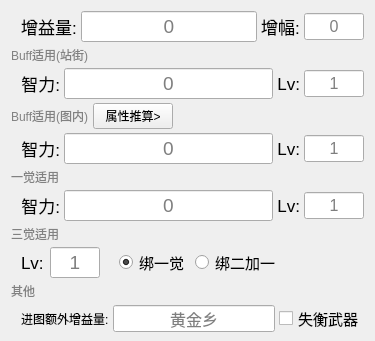
                   <widget class="QWidget" name="tab1">
                    <attribute name="title">
                     <string>基础属性</string>
                    </attribute>
                    <layout class="QVBoxLayout" name="verticalLayout">
                     <property name="spacing">
                      <number>4</number>
                     </property>
                     <property name="bottomMargin">
                      <number>8</number>
                     </property>
                     <item>
                      <layout class="QHBoxLayout" name="horizontalLayout_7">
                       <property name="leftMargin">
                        <number>10</number>
                       </property>
                       <item>
                        <widget class="QLabel" name="label_31">
                         <property name="font">
                          <font>
                           <family>Arial</family>
                           <pointsize>13</pointsize>
                           <weight>50</weight>
                           <bold>false</bold>
                          </font>
                         </property>
                         <property name="text">
                          <string>增益量:</string>
                         </property>
                         <property name="alignment">
                          <set>Qt::AlignCenter</set>
                         </property>
                        </widget>
                       </item>
                       <item>
                        <widget class="QLineEdit" name="buff_amount_out_map">
                         <property name="font">
                          <font>
                           <pointsize>14</pointsize>
                          </font>
                         </property>
                         <property name="inputMethodHints">
                          <set>Qt::ImhNone</set>
                         </property>
                         <property name="inputMask">
                          <string notr="true"/>
                         </property>
                         <property name="text">
                          <string/>
                         </property>
                         <property name="maxLength">
                          <number>32767</number>
                         </property>
                         <property name="alignment">
                          <set>Qt::AlignCenter</set>
                         </property>
                         <property name="placeholderText">
                          <string>0</string>
                         </property>
                         <property name="clearButtonEnabled">
                          <bool>false</bool>
                         </property>
                        </widget>
                       </item>
                       <item>
                        <widget class="QLabel" name="label_32">
                         <property name="font">
                          <font>
                           <family>Arial</family>
                           <pointsize>13</pointsize>
                           <weight>50</weight>
                           <bold>false</bold>
                          </font>
                         </property>
                         <property name="text">
                          <string>增幅:</string>
                         </property>
                         <property name="alignment">
                          <set>Qt::AlignCenter</set>
                         </property>
                        </widget>
                       </item>
                       <item>
                        <widget class="QLineEdit" name="buff_amount_enh">
                         <property name="minimumSize">
                          <size>
                           <width>50</width>
                           <height>0</height>
                          </size>
                         </property>
                         <property name="maximumSize">
                          <size>
                           <width>60</width>
                           <height>16777215</height>
                          </size>
                         </property>
                         <property name="font">
                          <font>
                           <pointsize>12</pointsize>
                          </font>
                         </property>
                         <property name="alignment">
                          <set>Qt::AlignCenter</set>
                         </property>
                         <property name="placeholderText">
                          <string>0</string>
                         </property>
                        </widget>
                       </item>
                      </layout>
                     </item>
                     <item>
                      <widget class="QLabel" name="label">
                       <property name="maximumSize">
                        <size>
                         <width>16777215</width>
                         <height>20</height>
                        </size>
                       </property>
                       <property name="styleSheet">
                        <string notr="true">color:rgb(129, 129, 129)</string>
                       </property>
                       <property name="frameShadow">
                        <enum>QFrame::Plain</enum>
                       </property>
                       <property name="lineWidth">
                        <number>1</number>
                       </property>
                       <property name="text">
                        <string>Buff适用(站街)</string>
                       </property>
                       <property name="margin">
                        <number>0</number>
                       </property>
                       <property name="indent">
                        <number>-1</number>
                       </property>
                      </widget>
                     </item>
                     <item>
                      <layout class="QHBoxLayout" name="horizontalLayout_4">
                       <property name="leftMargin">
                        <number>10</number>
                       </property>
                       <item>
                        <widget class="QLabel" name="attribute_1">
                         <property name="font">
                          <font>
                           <pointsize>13</pointsize>
                          </font>
                         </property>
                         <property name="text">
                          <string>智力:</string>
                         </property>
                         <property name="alignment">
                          <set>Qt::AlignRight|Qt::AlignTrailing|Qt::AlignVCenter</set>
                         </property>
                        </widget>
                       </item>
                       <item>
                        <widget class="QLineEdit" name="buff_intellect_out">
                         <property name="font">
                          <font>
                           <pointsize>14</pointsize>
                          </font>
                         </property>
                         <property name="inputMask">
                          <string/>
                         </property>
                         <property name="text">
                          <string/>
                         </property>
                         <property name="alignment">
                          <set>Qt::AlignCenter</set>
                         </property>
                         <property name="placeholderText">
                          <string>0</string>
                         </property>
                        </widget>
                       </item>
                       <item>
                        <widget class="QLabel" name="label_5">
                         <property name="font">
                          <font>
                           <pointsize>13</pointsize>
                          </font>
                         </property>
                         <property name="text">
                          <string>Lv:</string>
                         </property>
                         <property name="textFormat">
                          <enum>Qt::AutoText</enum>
                         </property>
                         <property name="scaledContents">
                          <bool>true</bool>
                         </property>
                         <property name="alignment">
                          <set>Qt::AlignRight|Qt::AlignTrailing|Qt::AlignVCenter</set>
                         </property>
                        </widget>
                       </item>
                       <item>
                        <widget class="QLineEdit" name="buff_lv_out">
                         <property name="minimumSize">
                          <size>
                           <width>50</width>
                           <height>0</height>
                          </size>
                         </property>
                         <property name="maximumSize">
                          <size>
                           <width>60</width>
                           <height>16777215</height>
                          </size>
                         </property>
                         <property name="font">
                          <font>
                           <pointsize>12</pointsize>
                          </font>
                         </property>
                         <property name="text">
                          <string/>
                         </property>
                         <property name="alignment">
                          <set>Qt::AlignCenter</set>
                         </property>
                         <property name="placeholderText">
                          <string>1</string>
                         </property>
                        </widget>
                       </item>
                      </layout>
                     </item>
                     <item>
                      <layout class="QHBoxLayout" name="horizontalLayout_17">
                       <item>
                        <widget class="QLabel" name="label_8">
                         <property name="styleSheet">
                          <string notr="true">color:rgb(129, 129, 129)</string>
                         </property>
                         <property name="text">
                          <string>Buff适用(图内)</string>
                         </property>
                        </widget>
                       </item>
                       <item>
                        <widget class="QPushButton" name="pushButton_2">
                         <property name="text">
                          <string>属性推算&gt;</string>
                         </property>
                        </widget>
                       </item>
                       <item>
                        <spacer name="horizontalSpacer_2">
                         <property name="orientation">
                          <enum>Qt::Horizontal</enum>
                         </property>
                         <property name="sizeHint" stdset="0">
                          <size>
                           <width>40</width>
                           <height>20</height>
                          </size>
                         </property>
                        </spacer>
                       </item>
                      </layout>
                     </item>
                     <item>
                      <layout class="QHBoxLayout" name="horizontalLayout">
                       <property name="leftMargin">
                        <number>10</number>
                       </property>
                       <item>
                        <widget class="QLabel" name="attribute_2">
                         <property name="minimumSize">
                          <size>
                           <width>0</width>
                           <height>0</height>
                          </size>
                         </property>
                         <property name="maximumSize">
                          <size>
                           <width>111111</width>
                           <height>22222</height>
                          </size>
                         </property>
                         <property name="font">
                          <font>
                           <pointsize>13</pointsize>
                          </font>
                         </property>
                         <property name="text">
                          <string>智力:</string>
                         </property>
                         <property name="alignment">
                          <set>Qt::AlignRight|Qt::AlignTrailing|Qt::AlignVCenter</set>
                         </property>
                        </widget>
                       </item>
                       <item>
                        <widget class="QLineEdit" name="buff_intellect_in">
                         <property name="font">
                          <font>
                           <pointsize>14</pointsize>
                          </font>
                         </property>
                         <property name="text">
                          <string/>
                         </property>
                         <property name="alignment">
                          <set>Qt::AlignCenter</set>
                         </property>
                         <property name="placeholderText">
                          <string>0</string>
                         </property>
                        </widget>
                       </item>
                       <item>
                        <widget class="QLabel" name="label_33">
                         <property name="minimumSize">
                          <size>
                           <width>0</width>
                           <height>0</height>
                          </size>
                         </property>
                         <property name="maximumSize">
                          <size>
                           <width>900</width>
                           <height>400</height>
                          </size>
                         </property>
                         <property name="font">
                          <font>
                           <pointsize>13</pointsize>
                          </font>
                         </property>
                         <property name="text">
                          <string>Lv:</string>
                         </property>
                         <property name="alignment">
                          <set>Qt::AlignRight|Qt::AlignTrailing|Qt::AlignVCenter</set>
                         </property>
                        </widget>
                       </item>
                       <item>
                        <widget class="QLineEdit" name="buff_lv_in">
                         <property name="minimumSize">
                          <size>
                           <width>50</width>
                           <height>0</height>
                          </size>
                         </property>
                         <property name="maximumSize">
                          <size>
                           <width>60</width>
                           <height>16777215</height>
                          </size>
                         </property>
                         <property name="font">
                          <font>
                           <pointsize>12</pointsize>
                          </font>
                         </property>
                         <property name="text">
                          <string/>
                         </property>
                         <property name="alignment">
                          <set>Qt::AlignCenter</set>
                         </property>
                         <property name="placeholderText">
                          <string>1</string>
                         </property>
                        </widget>
                       </item>
                      </layout>
                     </item>
                     <item>
                      <widget class="QLabel" name="label_10">
                       <property name="maximumSize">
                        <size>
                         <width>16777215</width>
                         <height>20</height>
                        </size>
                       </property>
                       <property name="font">
                        <font>
                         <pointsize>9</pointsize>
                        </font>
                       </property>
                       <property name="styleSheet">
                        <string notr="true">color:rgb(129, 129, 129)</string>
                       </property>
                       <property name="text">
                        <string>一觉适用</string>
                       </property>
                      </widget>
                     </item>
                     <item>
                      <layout class="QHBoxLayout" name="horizontalLayout_27">
                       <property name="leftMargin">
                        <number>10</number>
                       </property>
                       <item>
                        <widget class="QLabel" name="attribute_3">
                         <property name="minimumSize">
                          <size>
                           <width>0</width>
                           <height>0</height>
                          </size>
                         </property>
                         <property name="maximumSize">
                          <size>
                           <width>111111</width>
                           <height>22222</height>
                          </size>
                         </property>
                         <property name="font">
                          <font>
                           <pointsize>13</pointsize>
                          </font>
                         </property>
                         <property name="text">
                          <string>智力:</string>
                         </property>
                         <property name="alignment">
                          <set>Qt::AlignRight|Qt::AlignTrailing|Qt::AlignVCenter</set>
                         </property>
                        </widget>
                       </item>
                       <item>
                        <widget class="QLineEdit" name="ty_intellect">
                         <property name="font">
                          <font>
                           <pointsize>14</pointsize>
                          </font>
                         </property>
                         <property name="text">
                          <string/>
                         </property>
                         <property name="alignment">
                          <set>Qt::AlignCenter</set>
                         </property>
                         <property name="placeholderText">
                          <string>0</string>
                         </property>
                        </widget>
                       </item>
                       <item>
                        <widget class="QLabel" name="label_37">
                         <property name="minimumSize">
                          <size>
                           <width>0</width>
                           <height>0</height>
                          </size>
                         </property>
                         <property name="maximumSize">
                          <size>
                           <width>900</width>
                           <height>400</height>
                          </size>
                         </property>
                         <property name="font">
                          <font>
                           <pointsize>13</pointsize>
                          </font>
                         </property>
                         <property name="text">
                          <string>Lv:</string>
                         </property>
                         <property name="alignment">
                          <set>Qt::AlignRight|Qt::AlignTrailing|Qt::AlignVCenter</set>
                         </property>
                        </widget>
                       </item>
                       <item>
                        <widget class="QLineEdit" name="ty_lv">
                         <property name="minimumSize">
                          <size>
                           <width>50</width>
                           <height>0</height>
                          </size>
                         </property>
                         <property name="maximumSize">
                          <size>
                           <width>60</width>
                           <height>16777215</height>
                          </size>
                         </property>
                         <property name="font">
                          <font>
                           <pointsize>12</pointsize>
                          </font>
                         </property>
                         <property name="text">
                          <string/>
                         </property>
                         <property name="alignment">
                          <set>Qt::AlignCenter</set>
                         </property>
                         <property name="placeholderText">
                          <string>1</string>
                         </property>
                        </widget>
                       </item>
                      </layout>
                     </item>
                     <item>
                      <widget class="QLabel" name="label_14">
                       <property name="maximumSize">
                        <size>
                         <width>16777215</width>
                         <height>20</height>
                        </size>
                       </property>
                       <property name="styleSheet">
                        <string notr="true">color:rgb(129, 129, 129)</string>
                       </property>
                       <property name="text">
                        <string>三觉适用</string>
                       </property>
                      </widget>
                     </item>
                     <item>
                      <layout class="QHBoxLayout" name="horizontalLayout_3">
                       <property name="spacing">
                        <number>6</number>
                       </property>
                       <property name="leftMargin">
                        <number>10</number>
                       </property>
                       <item>
                        <widget class="QLabel" name="label_22">
                         <property name="font">
                          <font>
                           <pointsize>13</pointsize>
                          </font>
                         </property>
                         <property name="text">
                          <string>Lv:</string>
                         </property>
                        </widget>
                       </item>
                       <item>
                        <widget class="QLineEdit" name="ty3_lv">
                         <property name="minimumSize">
                          <size>
                           <width>50</width>
                           <height>0</height>
                          </size>
                         </property>
                         <property name="maximumSize">
                          <size>
                           <width>0</width>
                           <height>16777215</height>
                          </size>
                         </property>
                         <property name="font">
                          <font>
                           <pointsize>14</pointsize>
                          </font>
                         </property>
                         <property name="text">
                          <string/>
                         </property>
                         <property name="alignment">
                          <set>Qt::AlignCenter</set>
                         </property>
                         <property name="placeholderText">
                          <string>1</string>
                         </property>
                        </widget>
                       </item>
                       <item>
                        <widget class="QLabel" name="label_42">
                         <property name="text">
                          <string/>
                         </property>
                        </widget>
                       </item>
                       <item>
                        <widget class="QRadioButton" name="rb1">
                         <property name="font">
                          <font>
                           <pointsize>11</pointsize>
                          </font>
                         </property>
                         <property name="text">
                          <string>绑一觉</string>
                         </property>
                         <property name="checked">
                          <bool>true</bool>
                         </property>
                        </widget>
                       </item>
                       <item>
                        <widget class="QRadioButton" name="rb2">
                         <property name="font">
                          <font>
                           <pointsize>11</pointsize>
                          </font>
                         </property>
                         <property name="text">
                          <string>绑二加一</string>
                         </property>
                        </widget>
                       </item>
                       <item>
                        <spacer name="horizontalSpacer_3">
                         <property name="orientation">
                          <enum>Qt::Horizontal</enum>
                         </property>
                         <property name="sizeHint" stdset="0">
                          <size>
                           <width>40</width>
                           <height>20</height>
                          </size>
                         </property>
                        </spacer>
                       </item>
                      </layout>
                     </item>
                     <item>
                      <widget class="QLabel" name="label_29">
                       <property name="maximumSize">
                        <size>
                         <width>16777215</width>
                         <height>20</height>
                        </size>
                       </property>
                       <property name="styleSheet">
                        <string notr="true">color:rgb(129, 129, 129)</string>
                       </property>
                       <property name="text">
                        <string>其他</string>
                       </property>
                      </widget>
                     </item>
                     <item>
                      <layout class="QHBoxLayout" name="horizontalLayout_9">
                       <property name="leftMargin">
                        <number>10</number>
                       </property>
                       <item>
                        <widget class="QLabel" name="label_28">
                         <property name="font">
                          <font>
                           <pointsize>9</pointsize>
                          </font>
                         </property>
                         <property name="text">
                          <string>进图额外增益量:</string>
                         </property>
                        </widget>
                       </item>
                       <item>
                        <widget class="QLineEdit" name="buff_amount_in_map">
                         <property name="font">
                          <font>
                           <pointsize>12</pointsize>
                          </font>
                         </property>
                         <property name="text">
                          <string/>
                         </property>
                         <property name="alignment">
                          <set>Qt::AlignCenter</set>
                         </property>
                         <property name="placeholderText">
                          <string>黄金乡</string>
                         </property>
                        </widget>
                       </item>
                       <item>
                        <widget class="QCheckBox" name="cp_arm">
                         <property name="enabled">
                          <bool>true</bool>
                         </property>
                         <property name="font">
                          <font>
                           <pointsize>11</pointsize>
                           <weight>50</weight>
                           <bold>false</bold>
                          </font>
                         </property>
                         <property name="styleSheet">
                          <string notr="true">QCheckBox {
  

   }


</string>
                         </property>
                         <property name="text">
                          <string>失衡武器</string>
                         </property>
                         <property name="checked">
                          <bool>false</bool>
                         </property>
                         <property name="autoExclusive">
                          <bool>false</bool>
                         </property>
                        </widget>
                       </item>
                      </layout>
                     </item>
                    </layout>
                   </widget>
